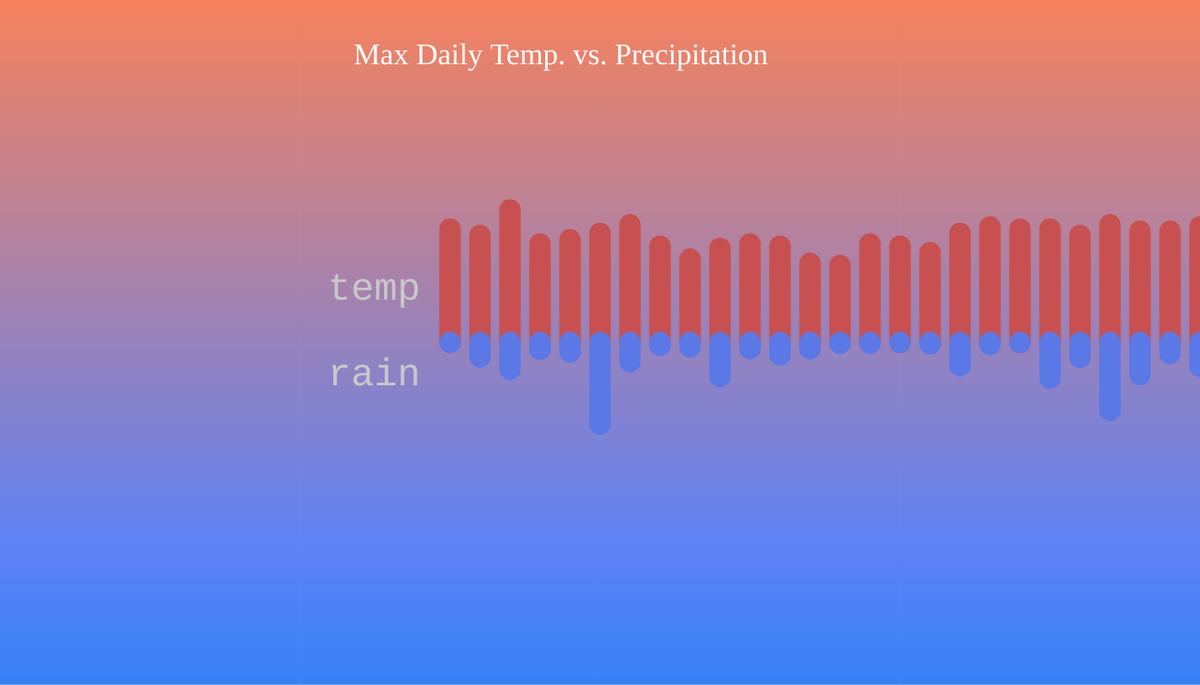
Frame 1 (no input)
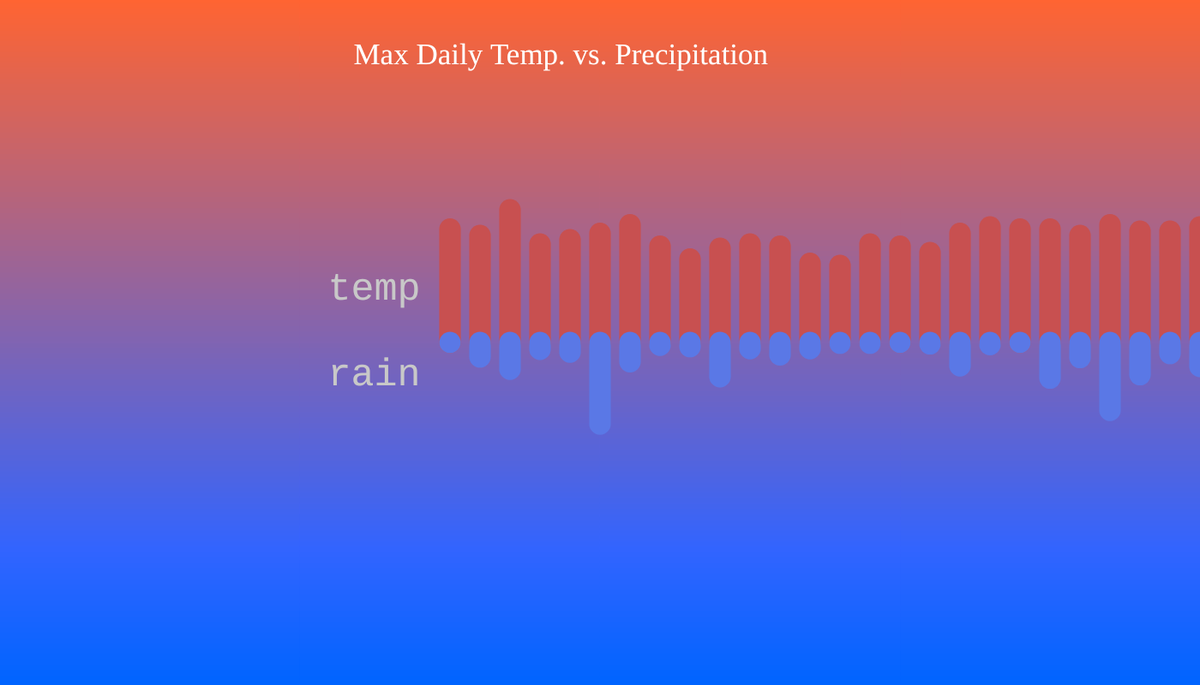
Frame 60 (no input)
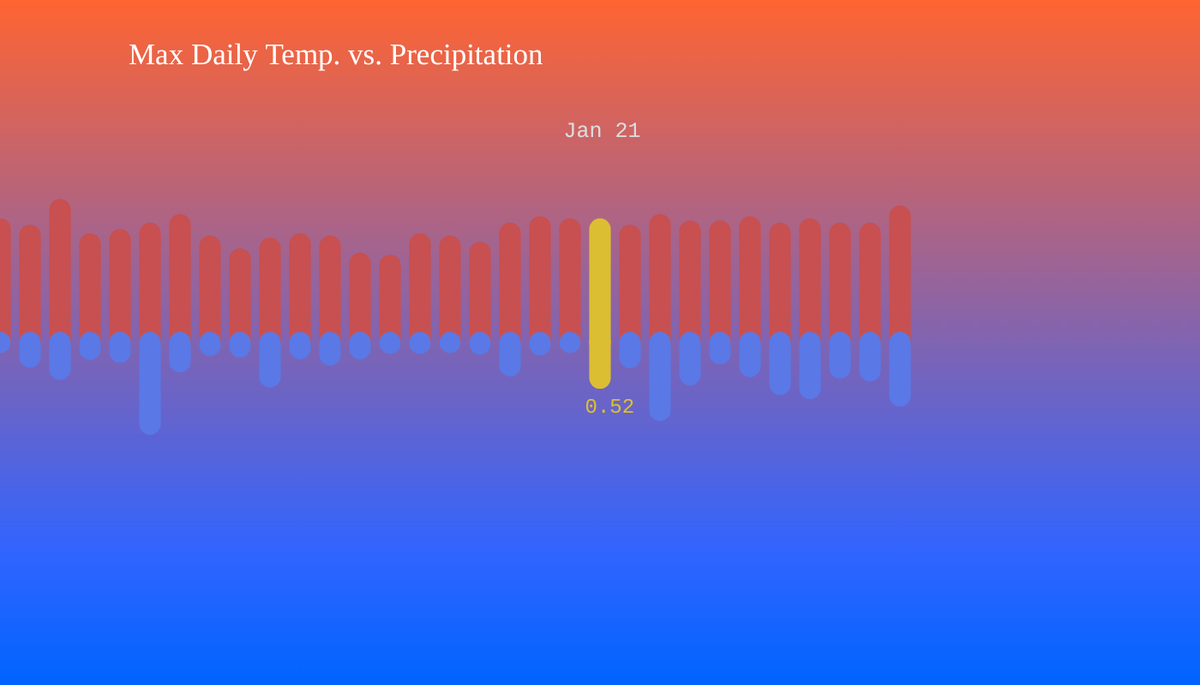
Frame 120 (the mouse pressed at the canvas centre since frame 60)

The p5.js sketch that drew these frames (run headless with seeded random() and noise() and a simulated clock; from frame 60 on, the mouse is pressed at the canvas centre):

// p5.js sketch
// ── sketch.js
// Created by Carter Schafer on 3/5/20
// Using data from https://w2.weather.gov/climate/xmacis.php?wfo=sew
// Data for Seattle in January 2020

var dates;
var temps;
var precip;
var tempFactor;
var precipFactor;
var speed = 0;
var lineX;
var spacing;
var thickness;
var xDiff;
var index;

// Where the chart starts and ends
var minX;
var maxX;


function setup() {
  createCanvas(1400, 800);
  background(220);
  dates = ["Jan 1","Jan 2","Jan 3","Jan 4","Jan 5","Jan 6","Jan 7","Jan 8","Jan 9","Jan 10","Jan 11","Jan 12","Jan 13","Jan 14","Jan 15","Jan 16","Jan 17","Jan 18","Jan 19","Jan 20","Jan 21","Jan 22","Jan 23","Jan 24","Jan 25","Jan 26","Jan 27","Jan 28","Jan 29","Jan 30","Jan 31"];
  temps = [53,50,62,46,48,51,55,45,39,44,46,45,37,36,46,45,42,51,54,53,53,50,55,52,52,54,51,53,51,51,59];
  precip = [0.00,0.21,0.39,0.10,0.14,1.19,0.28,0.04,0.06,0.50,0.09,0.18,0.09,0.01,0.01,0.00,0.02,0.34,0.03,0.00,0.52,0.22,0.99,0.47,0.16,0.35,0.61,0.67,0.37,0.41,0.78];
  
  // SETUP VARIABLES
  thickness = 25;
  spacing = thickness + 10; // 5 pixels in between lines
  // Multiply by these to get a bigger graph
  tempFactor = 2.5;
  precipFactor = 80;
  
  
}

function draw() {
  gradients();
  var x = min(mouseX, width);
  speed = 0.03*thickness*(x - width/2);
  strokeWeight(thickness);
  drawTemp();
  drawPrecip();
  labels();
  
  // Horizontal line in the middle
  stroke(100);
  strokeWeight(10);
  //line(0,height/2,width,height/2);
  
  titles();
  
}


function drawTemp() {
  // Temperature graph goes upward
  for(var t = 0; t < temps.length; t++) {
    if (t == index && mouseX > minX && mouseX < maxX && mouseY<height*3/4 && mouseY>height/4) {
      stroke(220,190,50);
    } else {
      stroke(200,80,80);
    }
    lineX = (spacing*t)-speed;
    line(lineX,height/2,lineX,height/2 - (tempFactor)*temps[t]);
  }
}

function drawPrecip() {
  // Percipitation graph goes downward
  for(var p = 0; p < precip.length; p++) {
    if (p == index && mouseX>minX && mouseX<maxX && mouseY<height*3/4 && mouseY>height/4) {
      // Gold color if mouse is over it
      stroke(220,190,50);
    } else {
      stroke(90,120,230);
    }
    lineX = (spacing*p)-speed;
    line(lineX,height/2,lineX,height/2 + (precipFactor)*precip[p]);
  }
}  

function labels() {
  // Determine minX and maxX
  minX = -speed-thickness/2;
  maxX = -speed+spacing*(dates.length-1)+thickness/2;
  // Add labels when the mouse is between minX and maxX
  if (mouseX > minX && mouseX < maxX) {
    fill(220,190,50);
    noStroke();
    textSize(24);
    xDiff = mouseX-minX;
    index = int(map(xDiff, 0, maxX-minX, 0, dates.length));
    if (mouseY < height/2 && mouseY > height/4) { // Display temperature
      text(temps[index], index*spacing+minX-3, height/2 - (tempFactor)*temps[index] - 20);
    } else if (mouseY >= height/2 && mouseY < height*3/4) { // Display precipitation
      text(precip[index], index*spacing+minX-5, height/2 + (precipFactor)*precip[index] + 40);
    }
    
  }
}

function gradients() {
  strokeWeight(1);
  for (let i = 0; i < height; i++) {
    m = map(i,0,height,0,255);
    stroke(255-m,100,m+50);
    line(0,i,width,i);
  }
  
}



function titles() {
  // Title text
  textFont("Trebuchet MS");
  noStroke();
  fill(255);
  textSize(35);
  text("Max Daily Temp. vs. Precipitation", 150-speed*0.5, 75);
  
  // Labeling temp and precip
  fill(200);
  textFont("Courier New");
  textSize(45);
  text("temp", -1.3*speed-300, height/2-50);
  text("rain", -1.3*speed-300, height/2+50);
  
  // Labeling date
  textSize(25);
  fill(220);
  if (mouseX > minX && mouseX < maxX && mouseY < height*3/4 && mouseY > height/4) {
    text(dates[index], index*spacing+minX-30, height/5);
  }
}
